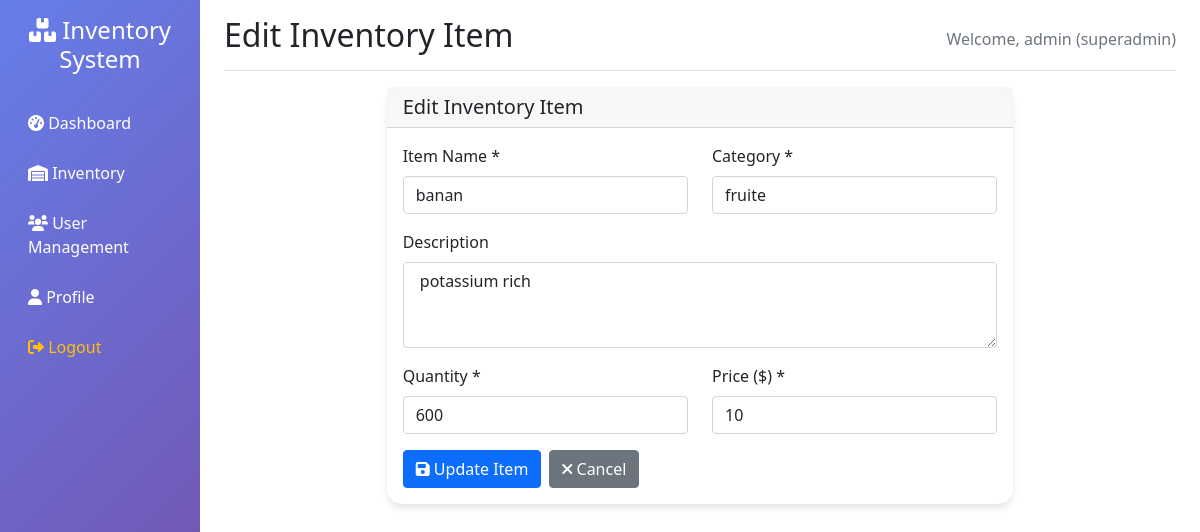
The app's page /inventory/edit/1 (signed in) with its own data.
### tables this page shows
CREATE TABLE inventory (
    id INTEGER PRIMARY KEY AUTOINCREMENT,
    name VARCHAR(100) NOT NULL,
    description TEXT,
    category VARCHAR(50),
    quantity INTEGER DEFAULT 0,
    price DECIMAL(10,2) DEFAULT 0.00,
    created_by INTEGER,
    created_at TIMESTAMP DEFAULT CURRENT_TIMESTAMP,
    updated_at TIMESTAMP DEFAULT CURRENT_TIMESTAMP,
    FOREIGN KEY (created_by) REFERENCES users (id)
);

### app.py (the view, shortened to what this page needs)
@app.route('/inventory/edit/<int:id>', methods=['GET', 'POST'])
@login_required
def edit_inventory(id):
    conn = get_db_connection()
    item = conn.execute('SELECT * FROM inventory WHERE id = ?', (id,)).fetchone()
    conn.close()
    return render_template('edit_inventory.html', item=item)

### app.py (called while the page is built)
def get_db_connection():
    conn = sqlite3.connect(DATABASE)
    conn.row_factory = sqlite3.Row
    return conn

def login_required(f):
    from functools import wraps
    @wraps(f)
    def decorated_function(*args, **kwargs):
        if 'user_id' not in session:
            return redirect(url_for('login'))
        return f(*args, **kwargs)
    return decorated_function

### templates/edit_inventory.html
{% extends "base.html" %}
{% block header %}Edit Inventory Item{% endblock %}
{% block content %}
<div class="row justify-content-center">
    <div class="col-md-8">
        <div class="card">
            <div class="card-header">
                <h5 class="mb-0">Edit Inventory Item</h5>
            </div>
            <div class="card-body">
                <form method="POST">
                    <div class="row">
                        <div class="col-md-6 mb-3">
                            <label class="form-label">Item Name *</label>
                            <input type="text" class="form-control" name="name" value="{{ item.name }}" required>
                        </div>
                        <div class="col-md-6 mb-3">
                            <label class="form-label">Category *</label>
                            <input type="text" class="form-control" name="category" value="{{ item.category }}" required>
                        </div>
                    </div>
                    <div class="mb-3">
                        <label class="form-label">Description</label>
                        <textarea class="form-control" name="description" rows="3">{{ item.description }}</textarea>
                    </div>
                    <div class="row">
                        <div class="col-md-6 mb-3">
                            <label class="form-label">Quantity *</label>
                            <input type="number" class="form-control" name="quantity" value="{{ item.quantity }}" min="0" required>
                        </div>
                        <div class="col-md-6 mb-3">
                            <label class="form-label">Price ($) *</label>
                            <input type="number" step="0.01" class="form-control" name="price" value="{{ item.price }}" min="0" required>
                        </div>
                    </div>
                    <div class="d-flex gap-2">
                        <button type="submit" class="btn btn-primary">
                            <i class="fas fa-save"></i> Update Item
                        </button>
                        <a href="{{ url_for('inventory') }}" class="btn btn-secondary">
                            <i class="fas fa-times"></i> Cancel
                        </a>
                    </div>
                </form>
            </div>
        </div>
    </div>
</div>
{% endblock %}

### templates/base.html (style rules this page uses)
.card { border: none; border-radius: 15px; box-shadow: 0 4px 6px rgba(0,0,0,0.1); transition: transform 0.3s; }

### records on screen
inventory: name "banan", category "fruite", description "potassium rich", quantity "600", price "10"

### other values on screen
{{ session.username }} "admin"
{{ session.role }} "superadmin"
